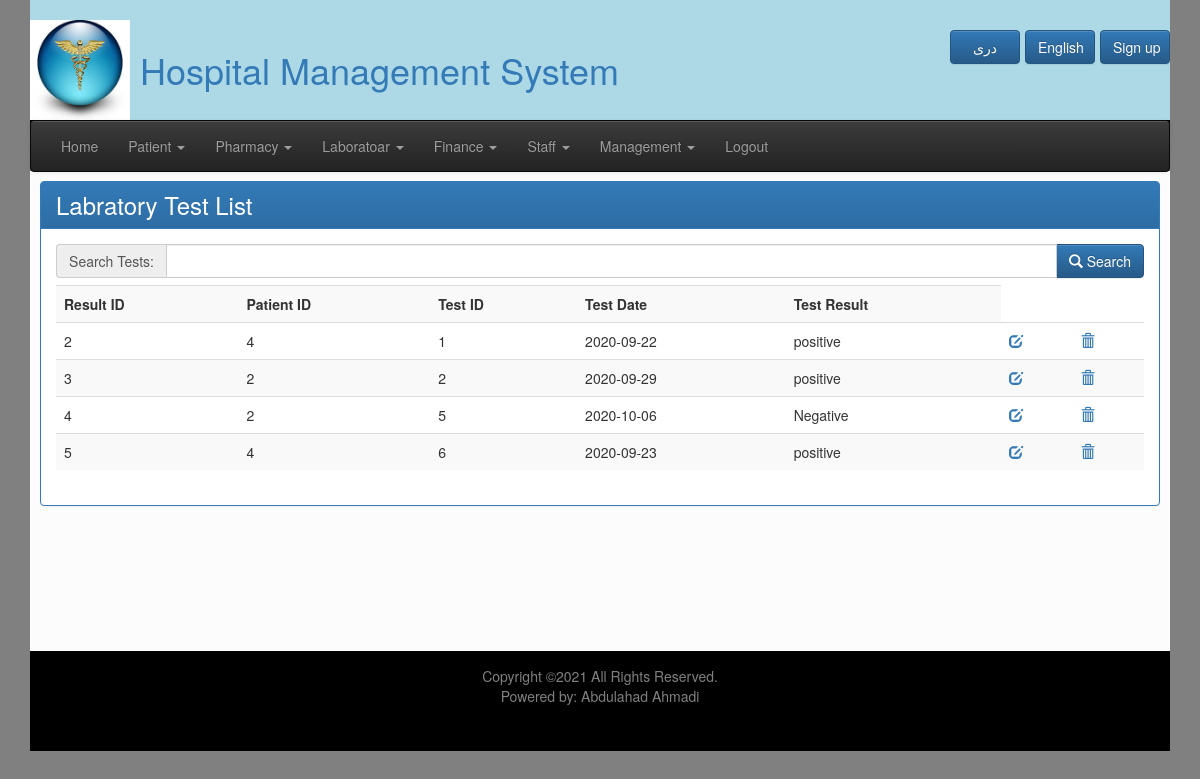
Page /patient_test.php (signed in) on the committed database.
### tables this page shows
CREATE TABLE `test_result` (
  `result_id` int(11) NOT NULL,
  `patient_id` int(11) NOT NULL,
  `test_id` int(11) NOT NULL,
  `test_date` date NOT NULL,
  `test_result` varchar(64) NOT NULL
);

### patient_test.php (the view, shortened to what this page needs)
<?php require_once("connection.php"); ?>
<?php
    $condition = "";
    $test_result = mysqli_query($con, "SELECT * FROM test_result $condition");
    $row_test_result = mysqli_fetch_assoc($test_result);
    $totalRows_result =  mysqli_num_rows($test_result);
?>
<?php require_once("top.php"); ?>
<!DOCTYPE html>
<html lang="en">
<head>
</head>
<body>
        <div class="panel panel-primary">
            <div class="panel-heading">
                <h1>Labratory Test List</h1>
            </div>
            <div class="panel-body">
            <form>
                <div class="input-group">
                    <span class="input-group-addon">
                        Search Tests:
                    </span>
                        <input class="form-control" type="text" name="search">
                <span class="input-group-btn">
                    <button class="btn btn-primary" type="submit">
                        <span class="glyphicon glyphicon-search"></span> Search
                    </button>
                </span>
                </div>
            </form>
            <?php if($totalRows_result > 0) {  ?>
            <div class="table-responsive">
                <table class="table table-striped">
                    <tr>
                        <th>Result ID</th>
                        <th>Patient ID</th>
                        <th>Test ID</th>
                        <th>Test Date</th>
                        <th>Test Result</th>
                    </tr>
            <?php do{  ?>
                    <tr>
                        <td><?php echo $row_test_result["result_id"]; ?></td>
                        <td><?php echo $row_test_result["patient_id"]; ?></td>
                        <td><?php echo $row_test_result["test_id"]; ?></td>
                        <td><?php echo $row_test_result["test_date"] ?></td>
                        <td><?php echo $row_test_result["test_result"]; ?></td>
                        <td>
                            <a href="patient_test_edit.php?result_id=<?php echo $row_test_result["result_id"]; ?>">
                                <span class="glyphicon glyphicon-edit"></span>
                            </a>
                        </td>
                        <td>
                            <a class="delete" href="test_result_delete.php?result_id=<?php echo $row_test_result["result_id"]; ?>">
                                <span class="glyphicon glyphicon-trash "></span>
                            </a>
                        </td>
                    </tr>
            <?php }while($row_test_result = mysqli_fetch_assoc($test_result)); ?>
                </table>
                </div>
            <?php }?>
            </div>
        </div>
</body>
</html>
<?php require_once("footer.php"); ?>

### css/style.css (style rules this page uses)
#content h1 { margin: 0%; }
.input-group { margin-bottom: 7px; }
.panel-heading h1 { margin: 0; font-size: 24px; margin-bottom: 0 !important; }
.input-group-addon { width: 110px; }
.input-group { width: 100%; }

### top.php (style rules this page uses)
body { background-color: gray; }

### rows in the picture
test_result: result_id "2", patient "4", test "1", test_date "2020-09-22", test_result "positive"
test_result: result_id "3", patient "2", test "2", test_date "2020-09-29", test_result "positive"
test_result: result_id "4", patient "2", test "5", test_date "2020-10-06", test_result "Negative"
test_result: result_id "5", patient "4", test "6", test_date "2020-09-23", test_result "positive"
